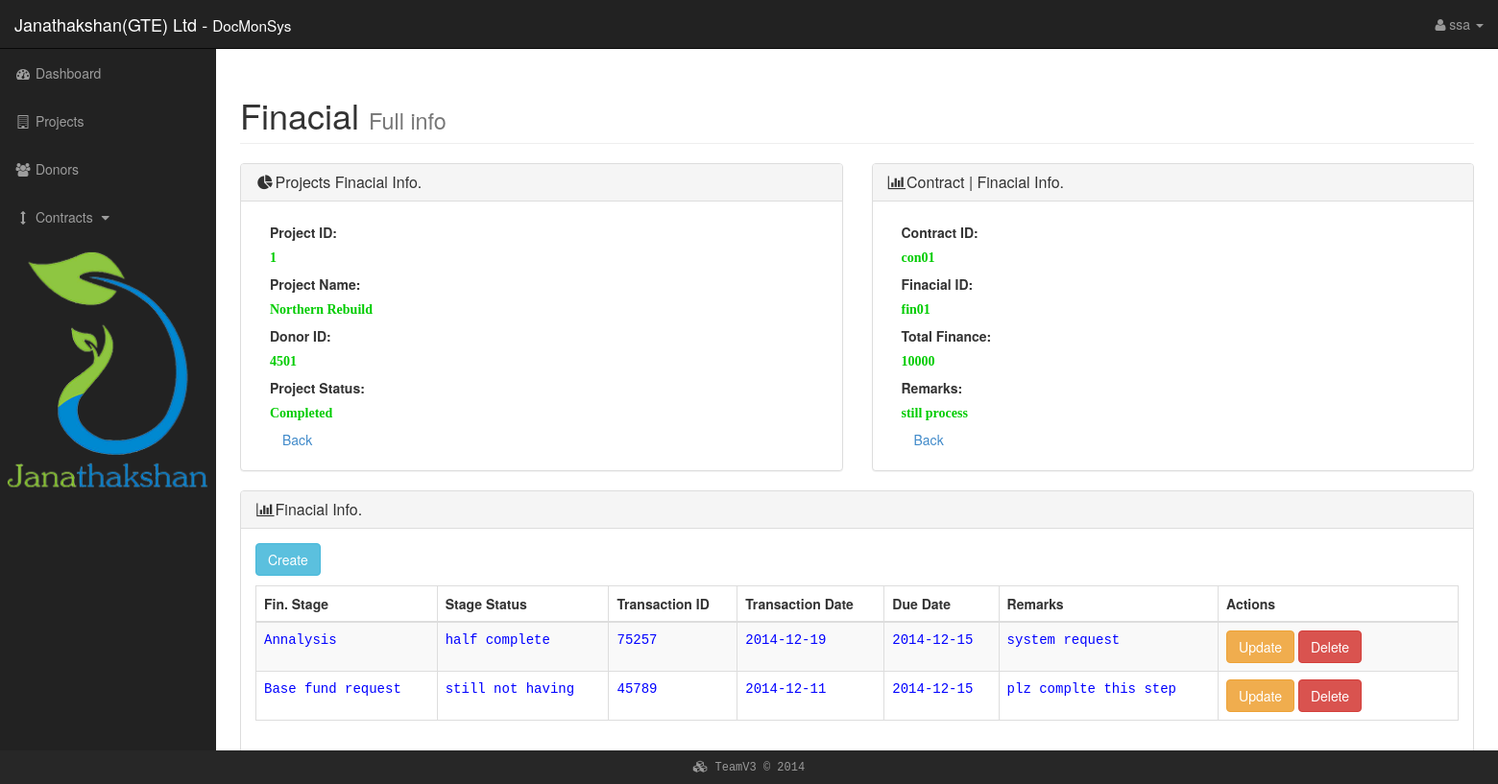
Screenshot of /readFin.php?PID=1 (signed in) with the database file from the repository.
### tables this page shows
CREATE TABLE IF NOT EXISTS `projects` (
  `PID` int(4) NOT NULL,
  `DID` int(4) NOT NULL,
  `PName` varchar(25) NOT NULL,
  `PStatus` varchar(50) NOT NULL,
  `PDate` date NOT NULL,
  `ProposalDueDate` date NOT NULL,
  `TotFinacial` int(10) NOT NULL,
  `Response` varchar(50) NOT NULL,
  `PRemark` varchar(50) NOT NULL,
  PRIMARY KEY (`PID`)
);

CREATE TABLE IF NOT EXISTS `contract` (
  `ConID` varchar(10) NOT NULL,
  `PID` varchar(10) NOT NULL,
  `DID` varchar(10) NOT NULL,
  `ProID` varchar(10) NOT NULL,
  `FinID` varchar(10) NOT NULL,
  `ConAppDate` date NOT NULL,
  `ConRemark` varchar(100) NOT NULL,
  PRIMARY KEY (`ConID`),
  KEY `ConID` (`ConID`)
);

CREATE TABLE IF NOT EXISTS `finstages` (
  `FinID` varchar(10) NOT NULL,
  `FStage` varchar(50) NOT NULL,
  `FSStatus` varchar(50) NOT NULL,
  `TraID` int(4) NOT NULL,
  `TraDate` date NOT NULL,
  `TraDueDate` date NOT NULL,
  `FSRemark` varchar(50) NOT NULL,
  KEY `FinID` (`FinID`,`FStage`,`FSStatus`,`TraID`,`TraDate`,`TraDueDate`,`FSRemark`)
);

### readFin.php (the view, shortened to what this page needs)
<?php
    require("database.php");
    $PID = null;
    if ( !empty($_GET['PID'])) {
        $PID = $_REQUEST['PID'];
    }
    if ( null==$PID ) {
        header("Location: PinfoFinacial.php");
    } else {
        $db->setAttribute(PDO::ATTR_ERRMODE, PDO::ERRMODE_EXCEPTION);
        $sql = $sql = "SELECT * FROM projects INNER JOIN donor ON projects.DID = donor.DID
                                        INNER JOIN contract ON projects.PID = contract.PID
                                        INNER JOIN financial ON contract.FinID = financial.FinID
                                        INNER JOIN finstages ON financial.FinID = finstages.FinID WHERE projects.PID = ?";
        $q = $db->prepare($sql);
        $q->execute(array($PID));
        $data = $q->fetch(PDO::FETCH_ASSOC);
    }
?>
<!DOCTYPE html>
<html lang="en">
<head>
    <link href="css/bootstrap.min.css" rel="stylesheet">
    <link href="css/default.css" rel="stylesheet">
    <link href="css/admin.css" rel="stylesheet">
    <link href="font-awesome-4.2.0/css/font-awesome.min.css" rel="stylesheet" type="text/css">
    <link rel="stylesheet" href="css/font-awesome-animation.min.css">
</head>
<body>
    <div id="wrapper">
        <nav class="navbar navbar-inverse navbar-fixed-top" role="navigation">
            <div class="navbar-header">
                <a class="navbar-brand" href="adminDboard.php"><stromg>Janathakshan(GTE) Ltd</stromg> - <small>DocMonSys </small></a>
            </div>
            <ul class="nav navbar-right top-nav">
                    <li class="dropdown">
                    <a href="#" class="dropdown-toggle" data-toggle="dropdown"><i class="fa fa-user faa-flash animated"></i> <?php echo htmlentities($_SESSION['user']['username'], ENT_QUOTES, 'UTF-8'); ?> <b class="caret"></b></a>
                </li>
            </ul>
            <div class="collapse navbar-collapse navbar-ex1-collapse">
                <ul class="nav navbar-nav side-nav">
                     <li>
                        <a href="adminDboard.php"><i class="fa fa-fw fa-dashboard"></i> Dashboard</a>
                    </li>
                    <li>
                        <a href="projectInfo.php"><i class="fa fa-fw fa-building-o"></i> Projects</a>
                    </li>
                    <li>
                        <a href="donorsList.php"><i class="fa fa-fw fa-users"></i> Donors</a>
                    </li>
                    <li>
                        <a href="javascript:;" data-toggle="collapse" data-target="#demo"><i class="fa fa-fw fa-arrows-v"></i> Contracts <i class="fa fa-fw fa-caret-down"></i></a>
                    </li>
                   <li> <img class="img-responsive" src="Images/logo-default.png"> </li>
                </ul>
            </div>
        </nav>
        <div id="page-wrapper">
            <div class="container-fluid">
                <div class="row">
                    <div class="col-lg-12">
                        <h1 class="page-header">
                            Finacial <small>Full info</small>
                        </h1>
                    </div>
                </div>
                <div class="row">
                    <div class="col-lg-6">
                        <div class="panel panel-default">
                            <div class="panel-heading">
                                <h3 class="panel-title"><i class="fa fa-pie-chart fa-fw"></i>Projects Finacial Info.</h3>
                            </div>
                            <div class="panel-body">
                                 <div class="container">
                <div class="span10 offset1">
                      <div class="form-horizontal" >
                      <div class="control-group">
                        <label class="control-label">Project ID: </label>
                        <div class="controls">
                            <label class="checkbox checkboxread">
                                <?php echo $data['PID'];?>
                            </label>
                        </div>
                      </div>
                      <div class="control-group">
                        <label class="control-label">Project Name: </label>
                        <div class="controls">
                            <label class="checkbox checkboxread">
                                <?php echo $data['PName'];?>
                            </label>
                        </div>
                      </div>
                      <div class="control-group">
                        <label class="control-label">Donor ID: </label>
                        <div class="controls">
                            <label class="checkbox checkboxread">
                                <?php echo $data['DID'];?>
                            </label>
                        </div>
                      </div>
                      <div class="control-group">
                        <label class="control-label">Project Status: </label>
                        <div class="controls">
                            <label class="checkbox checkboxread">
                                <?php echo $data['PStatus'];?>
                            </label>
                        </div>
                      </div>
                        <div class="form-actions">
                          <a class="btn" href="PinfoFinacial.php">Back</a>
                       </div>
                    </div>
                </div>
    </div>
                            </div>
                        </div>
                    </div>
                    <div class="col-lg-6">
                        <div class="panel panel-default">
                            <div class="panel-heading">
                                <h3 class="panel-title"><i class="fa fa-bar-chart-o fa-fw"></i>Contract | Finacial Info.</h3>
                            </div>
                            <div class="panel-body">
                                 <div class="container">
                <div class="span10 offset1">
                    <div class="form-horizontal" >
                      <div class="control-group">
                        <label class="control-label">Contract ID: </label>
                        <div class="controls">
                            <label class="checkbox checkboxread">
                                <?php echo $data['ConID'];?>
                            </label>
                        </div>
                      </div>
                      <div class="control-group">
                        <label class="control-label">Finacial ID: </label>
                        <div class="controls">
                            <label class="checkbox checkboxread">
                                <?php echo $data['FinID'];?>
                            </label>
                        </div>
                      </div>
                      <div class="control-group">
                        <label class="control-label">Total Finance: </label>
                        <div class="controls">
                            <label class="checkbox checkboxread">
                                <?php echo $data['TotFinacial'];?>
                            </label>
                        </div>
                      </div>
                      <div class="control-group">
                        <label class="control-label">Remarks: </label>
                        <div class="controls">
                            <label class="checkbox checkboxread">
                                <?php echo $data['PRemark'];?>
                            </label>
                        </div>
                      </div>
                        <div class="form-actions">
                          <a class="btn" href="PinfoFinacial.php">Back</a>
                       </div>
                    </div>
                </div>
    </div>
                            </div>
                        </div>
                    </div>
                </div>
          		<div class="row">
                <div class="col-lg-12">
                        <div class="panel panel-default">
                            <div class="panel-heading">
                                <h3 class="panel-title"><i class="fa fa-bar-chart-o fa-fw"></i>Finacial Info.</h3>
                            </div>
                            <div class="panel-body">
                      <p>
                    <a href="createFinacial.php" class="btn btn-info">Create</a>
                </p>
                            <table class="table table-striped table-bordered">
                              <thead>
                    <tr>
                      <th>Fin. Stage</th>
                      <th>Stage Status</th>
                      <th>Transaction ID</th>
                      <th>Transaction Date</th>
                      <th>Due Date</th>
                      <th>Remarks</th>
                      <th>Actions</th>
                    </tr>
                  </thead>
                  <tbody>
                  <?php
                   $sql = 'SELECT * FROM finstages ORDER BY FinID DESC';
                   foreach ($db->query($sql) as $row) {
                            echo '<tr>';
                            echo '<td class="tablecss">'. $row['FStage'] . '</td>';
                            echo '<td class="tablecss">'. $row['FSStatus'] . '</td>';
                            echo '<td class="tablecss">'. $row['TraID'] . '</td>';
                            echo '<td class="tablecss">'. $row['TraDate'] . '</td>';
                            echo '<td class="tablecss">'. $row['TraDueDate'] . '</td>';
							echo '<td class="tablecss">'. $row['FSRemark'] . '</td>';
							echo '<td width=250>';
                            echo '<a class="btn btn-warning" href="updateFinacial.php?FinID='.$row['FinID'].'">Update</a>';
                            echo '<a class="btn btn-danger" href="deleteFinacial.php?FinID='.$row['FinID'].'">Delete</a>';
                            echo '</td>';
                            echo '</tr>';
                   }
                  ?>
                  </tbody>
            </table>
                            </div>
                         </div>
                </div>
                </div>
            </div>
        </div>
    </div>
    <footer class="footercss">
      <div class="container">
      </i><p class="tx"><i class="fa fa-cubes"></i> TeamV3 &copy; 2014</p>
      </div>
    </footer>
</body>
</html>

### css/default.css (style rules this page uses)
body { margin-top: 100px; background-color: #222; }
@media (min-width:768px) { body { margin-top: 50px; } }
#wrapper { padding-left: 0; }
#page-wrapper { width: 100%; padding: 0; background-color: #fff; }
@media (min-width:768px) { #wrapper { padding-left: 225px; } }
@media (min-width:768px) { #page-wrapper { padding: 10px; } }
.top-nav { padding: 0 15px; }
.top-nav>li { display: inline-block; float: left; }
.top-nav>li>a { padding-top: 15px; padding-bottom: 15px; line-height: 20px; color: #999; }
@media (min-width:768px) { .side-nav { position: fixed; top: 51px; left: 225px; width: 225px; margin-left: -225px; border: none; border-radius: 0; overflow-y: auto; background-color: #222; } }
@media (min-width:768px) { .side-nav>li>a { width: 225px; } }
.footercss { position: fixed; bottom: 0; width: 100%; height: 35px; background-color:#272727; }
.tx { color:#999; font-family:Consolas, "Andale Mono", "Lucida Console", "Lucida Sans Typewriter", Monaco, "Courier New", monospace; font-size:12px; alignment-baseline:middle; padding:10px; text-align:center; }
.checkboxread { font-family:Cambria, "Hoefler Text", "Liberation Serif", Times, "Times New Roman", serif; color:#0C0; width:450px; }
.tablecss { color:#00F; font-family:Consolas, "Andale Mono", "Lucida Console", "Lucida Sans Typewriter", Monaco, "Courier New", monospace; }

### rows the page displays
projects: contract.PID "1", PName "Northern Rebuild", contract.DID "4501", PStatus "Completed", contract.ConID "con01", finstages.FinID "fin01", TotFinacial "10000", PRemark "still process"
finstages: FStage "Annalysis", FSStatus "half complete", TraID "75257", TraDate "2014-12-19", TraDueDate "2014-12-15", FSRemark "system request"
finstages: FStage "Base fund request", FSStatus "still not having", TraID "45789", TraDate "2014-12-11", TraDueDate "2014-12-15", FSRemark "plz complte this step"

### other values shown
$_SESSION['user']['username'] "ssa"
